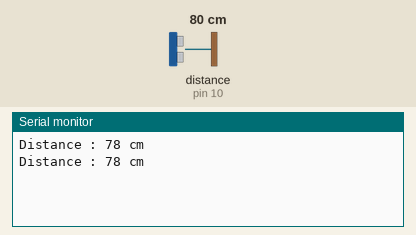
The sketch below on a simulated Arduino Uno, built with avr-gcc and run on an emulated ATmega328P. Shown: the last lines printed to the serial monitor. Wiring (inferred from the names in the program): ultrasonic range finder: trigger pin 9; echo pin 10. The test bench sets the inputs (shaded band); at power-on: distance to the obstacle (sensor on pin 10) 80 cm. The echo pulse lasts 58.3 µs per cm.

Above: at 1.8 s.
1.9 s: distance to the obstacle (sensor on pin 10) set to 2 cm
At 2.8 s:
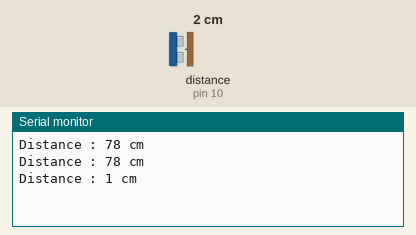
3.4 s: distance to the obstacle (sensor on pin 10) set to 4 cm
At 4.6 s:
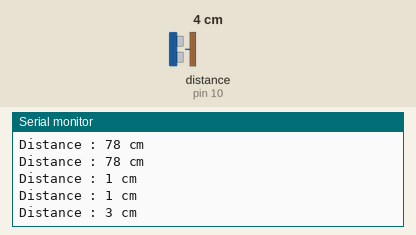
Timing chart, 0 to 6.4 s (numbered marks = the images above; inputs shaded):
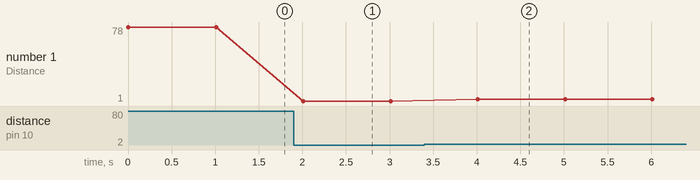

Measured:
- after the input at 1.9 s, the serial monitor: prints a new line after 0.11 s (image 1)
- after the input at 3.4 s, the serial monitor: prints a new line after 0.61 s (image 2)
- plotted number 1: 78 → 1 after the input at 1.9 s, 1 → 3 after the input at 3.4 s

The sketch:

Distance.ino
```cpp
// Define the pins for the ultrasonic sensor
#define trigPin 9
#define echoPin 10

// Define variables for the distance measurement
long duration;
int distance;

void setup() {
  // Initialize serial communication
  Serial.begin(9600);

  // Configure the pins for the ultrasonic sensor
  pinMode(trigPin, OUTPUT);
  pinMode(echoPin, INPUT);

}

void loop() {
  // Send a pulse to the ultrasonic sensor to start a measurement
  digitalWrite(trigPin, LOW);
  delayMicroseconds(2);
  digitalWrite(trigPin, HIGH);
  delayMicroseconds(10);
  digitalWrite(trigPin, LOW);

  // Measure the duration of the pulse returned by the ultrasonic sensor
  duration = pulseIn(echoPin, HIGH);

  // Calculate the distance in centimeters
  distance = duration * 0.034 / 2;

  // Print the distance to the serial monitor
  Serial.print("Distance : ");
  Serial.print(distance);
  Serial.println(" cm");
  delay(1000);
}
```
